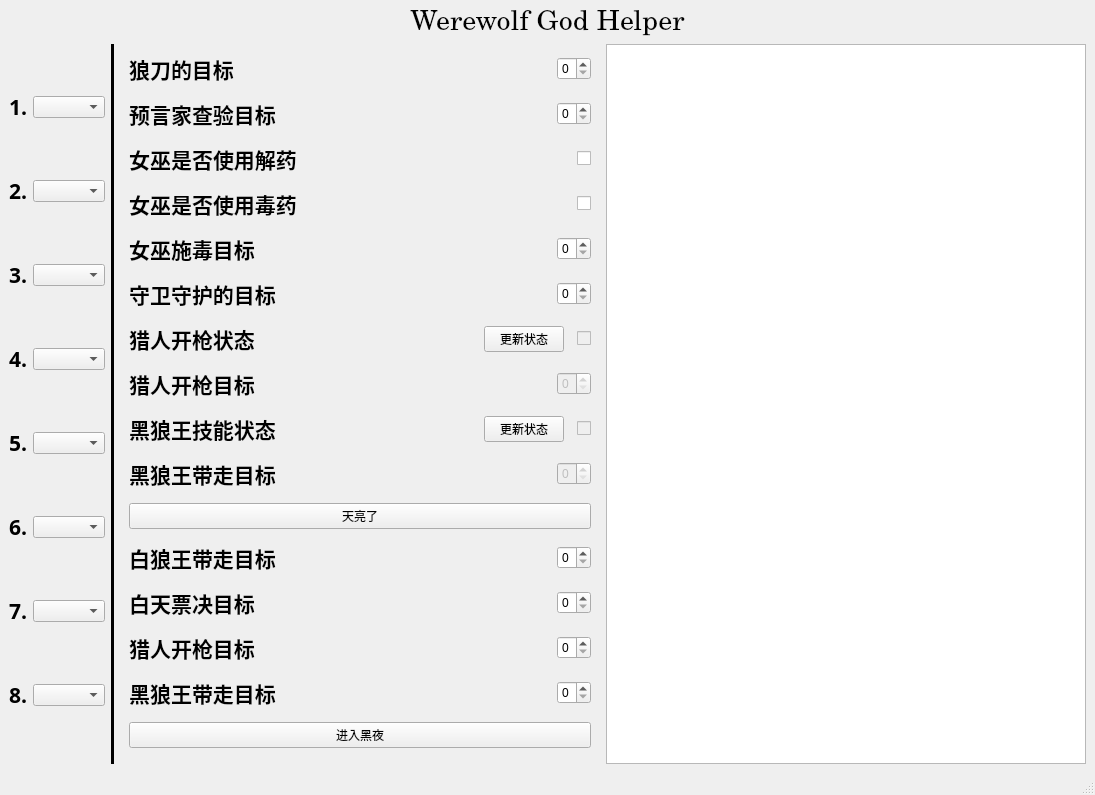
<?xml version="1.0" encoding="UTF-8"?>
<ui version="4.0">
 <class>MainWindow</class>
 <widget class="QMainWindow" name="MainWindow">
  <property name="geometry">
   <rect>
    <x>0</x>
    <y>0</y>
    <width>1095</width>
    <height>795</height>
   </rect>
  </property>
  <property name="windowTitle">
   <string>诸神黄昏</string>
  </property>
  <widget class="QWidget" name="centralwidget">
   <layout class="QGridLayout" name="gridLayout_2">
    <item row="0" column="0">
     <layout class="QGridLayout" name="gridLayout">
      <item row="0" column="0">
       <widget class="QLabel" name="label">
        <property name="font">
         <font>
          <family>Century</family>
          <pointsize>21</pointsize>
         </font>
        </property>
        <property name="text">
         <string>Werewolf God Helper</string>
        </property>
        <property name="alignment">
         <set>Qt::AlignCenter</set>
        </property>
       </widget>
      </item>
      <item row="1" column="0">
       <layout class="QHBoxLayout" name="horizontalLayout_17">
        <item>
         <layout class="QHBoxLayout" name="horizontalLayout_16">
          <item>
           <layout class="QVBoxLayout" name="verticalLayout">
            <item>
             <layout class="QHBoxLayout" name="horizontalLayout_8">
              <item>
               <widget class="QLabel" name="label_9">
                <property name="font">
                 <font>
                  <family>Lucida Sans Typewriter</family>
                  <pointsize>16</pointsize>
                  <weight>75</weight>
                  <bold>true</bold>
                 </font>
                </property>
                <property name="text">
                 <string>1.</string>
                </property>
                <property name="alignment">
                 <set>Qt::AlignCenter</set>
                </property>
               </widget>
              </item>
              <item>
               <widget class="QComboBox" name="comboBox"/>
              </item>
             </layout>
            </item>
            <item>
             <layout class="QHBoxLayout" name="horizontalLayout_9">
              <item>
               <widget class="QLabel" name="label_10">
                <property name="font">
                 <font>
                  <family>Lucida Sans Typewriter</family>
                  <pointsize>16</pointsize>
                  <weight>75</weight>
                  <bold>true</bold>
                 </font>
                </property>
                <property name="text">
                 <string>2.</string>
                </property>
                <property name="alignment">
                 <set>Qt::AlignCenter</set>
                </property>
               </widget>
              </item>
              <item>
               <widget class="QComboBox" name="comboBox_2"/>
              </item>
             </layout>
            </item>
            <item>
             <layout class="QHBoxLayout" name="horizontalLayout_10">
              <item>
               <widget class="QLabel" name="label_11">
                <property name="font">
                 <font>
                  <family>Lucida Sans Typewriter</family>
                  <pointsize>16</pointsize>
                  <weight>75</weight>
                  <bold>true</bold>
                 </font>
                </property>
                <property name="text">
                 <string>3.</string>
                </property>
                <property name="alignment">
                 <set>Qt::AlignCenter</set>
                </property>
               </widget>
              </item>
              <item>
               <widget class="QComboBox" name="comboBox_3"/>
              </item>
             </layout>
            </item>
            <item>
             <layout class="QHBoxLayout" name="horizontalLayout_11">
              <item>
               <widget class="QLabel" name="label_12">
                <property name="font">
                 <font>
                  <family>Lucida Sans Typewriter</family>
                  <pointsize>16</pointsize>
                  <weight>75</weight>
                  <bold>true</bold>
                 </font>
                </property>
                <property name="text">
                 <string>4.</string>
                </property>
                <property name="alignment">
                 <set>Qt::AlignCenter</set>
                </property>
               </widget>
              </item>
              <item>
               <widget class="QComboBox" name="comboBox_4"/>
              </item>
             </layout>
            </item>
            <item>
             <layout class="QHBoxLayout" name="horizontalLayout_12">
              <item>
               <widget class="QLabel" name="label_13">
                <property name="font">
                 <font>
                  <family>Lucida Sans Typewriter</family>
                  <pointsize>16</pointsize>
                  <weight>75</weight>
                  <bold>true</bold>
                 </font>
                </property>
                <property name="text">
                 <string>5.</string>
                </property>
                <property name="alignment">
                 <set>Qt::AlignCenter</set>
                </property>
               </widget>
              </item>
              <item>
               <widget class="QComboBox" name="comboBox_5"/>
              </item>
             </layout>
            </item>
            <item>
             <layout class="QHBoxLayout" name="horizontalLayout_13">
              <item>
               <widget class="QLabel" name="label_14">
                <property name="font">
                 <font>
                  <family>Lucida Sans Typewriter</family>
                  <pointsize>16</pointsize>
                  <weight>75</weight>
                  <bold>true</bold>
                 </font>
                </property>
                <property name="text">
                 <string>6.</string>
                </property>
                <property name="alignment">
                 <set>Qt::AlignCenter</set>
                </property>
               </widget>
              </item>
              <item>
               <widget class="QComboBox" name="comboBox_6"/>
              </item>
             </layout>
            </item>
            <item>
             <layout class="QHBoxLayout" name="horizontalLayout_14">
              <item>
               <widget class="QLabel" name="label_15">
                <property name="font">
                 <font>
                  <family>Lucida Sans Typewriter</family>
                  <pointsize>16</pointsize>
                  <weight>75</weight>
                  <bold>true</bold>
                 </font>
                </property>
                <property name="text">
                 <string>7.</string>
                </property>
                <property name="alignment">
                 <set>Qt::AlignCenter</set>
                </property>
               </widget>
              </item>
              <item>
               <widget class="QComboBox" name="comboBox_7"/>
              </item>
             </layout>
            </item>
            <item>
             <layout class="QHBoxLayout" name="horizontalLayout_15">
              <item>
               <widget class="QLabel" name="label_16">
                <property name="font">
                 <font>
                  <family>Lucida Sans Typewriter</family>
                  <pointsize>16</pointsize>
                  <weight>75</weight>
                  <bold>true</bold>
                 </font>
                </property>
                <property name="text">
                 <string>8.</string>
                </property>
                <property name="alignment">
                 <set>Qt::AlignCenter</set>
                </property>
               </widget>
              </item>
              <item>
               <widget class="QComboBox" name="comboBox_8"/>
              </item>
             </layout>
            </item>
           </layout>
          </item>
          <item>
           <widget class="Line" name="line">
            <property name="frameShadow">
             <enum>QFrame::Plain</enum>
            </property>
            <property name="lineWidth">
             <number>10</number>
            </property>
            <property name="orientation">
             <enum>Qt::Vertical</enum>
            </property>
           </widget>
          </item>
         </layout>
        </item>
        <item>
         <widget class="QWidget" name="widget" native="true">
          <layout class="QVBoxLayout" name="verticalLayout_2">
           <property name="spacing">
            <number>13</number>
           </property>
           <item>
            <layout class="QHBoxLayout" name="horizontalLayout">
             <item>
              <widget class="QLabel" name="label_2">
               <property name="font">
                <font>
                 <family>仿宋</family>
                 <pointsize>16</pointsize>
                 <weight>75</weight>
                 <bold>true</bold>
                </font>
               </property>
               <property name="text">
                <string>狼刀的目标</string>
               </property>
               <property name="alignment">
                <set>Qt::AlignCenter</set>
               </property>
              </widget>
             </item>
             <item>
              <spacer name="horizontalSpacer">
               <property name="orientation">
                <enum>Qt::Horizontal</enum>
               </property>
               <property name="sizeHint" stdset="0">
                <size>
                 <width>40</width>
                 <height>20</height>
                </size>
               </property>
              </spacer>
             </item>
             <item>
              <widget class="QSpinBox" name="spinBox">
               <property name="minimum">
                <number>0</number>
               </property>
               <property name="maximum">
                <number>8</number>
               </property>
               <property name="value">
                <number>0</number>
               </property>
              </widget>
             </item>
            </layout>
           </item>
           <item>
            <layout class="QHBoxLayout" name="horizontalLayout_2">
             <item>
              <widget class="QLabel" name="label_3">
               <property name="font">
                <font>
                 <family>仿宋</family>
                 <pointsize>16</pointsize>
                 <weight>75</weight>
                 <bold>true</bold>
                </font>
               </property>
               <property name="text">
                <string>预言家查验目标</string>
               </property>
               <property name="alignment">
                <set>Qt::AlignCenter</set>
               </property>
              </widget>
             </item>
             <item>
              <spacer name="horizontalSpacer_2">
               <property name="orientation">
                <enum>Qt::Horizontal</enum>
               </property>
               <property name="sizeHint" stdset="0">
                <size>
                 <width>40</width>
                 <height>20</height>
                </size>
               </property>
              </spacer>
             </item>
             <item>
              <widget class="QSpinBox" name="spinBox_2">
               <property name="maximum">
                <number>8</number>
               </property>
              </widget>
             </item>
            </layout>
           </item>
           <item>
            <layout class="QHBoxLayout" name="horizontalLayout_3">
             <item>
              <widget class="QLabel" name="label_4">
               <property name="font">
                <font>
                 <family>仿宋</family>
                 <pointsize>16</pointsize>
                 <weight>75</weight>
                 <bold>true</bold>
                </font>
               </property>
               <property name="text">
                <string>女巫是否使用解药</string>
               </property>
               <property name="alignment">
                <set>Qt::AlignCenter</set>
               </property>
              </widget>
             </item>
             <item>
              <spacer name="horizontalSpacer_3">
               <property name="orientation">
                <enum>Qt::Horizontal</enum>
               </property>
               <property name="sizeHint" stdset="0">
                <size>
                 <width>40</width>
                 <height>20</height>
                </size>
               </property>
              </spacer>
             </item>
             <item>
              <widget class="QCheckBox" name="checkBox">
               <property name="text">
                <string/>
               </property>
               <property name="iconSize">
                <size>
                 <width>20</width>
                 <height>20</height>
                </size>
               </property>
              </widget>
             </item>
            </layout>
           </item>
           <item>
            <layout class="QHBoxLayout" name="horizontalLayout_4">
             <item>
              <widget class="QLabel" name="label_5">
               <property name="font">
                <font>
                 <family>仿宋</family>
                 <pointsize>16</pointsize>
                 <weight>75</weight>
                 <bold>true</bold>
                </font>
               </property>
               <property name="text">
                <string>女巫是否使用毒药</string>
               </property>
               <property name="alignment">
                <set>Qt::AlignCenter</set>
               </property>
              </widget>
             </item>
             <item>
              <spacer name="horizontalSpacer_4">
               <property name="orientation">
                <enum>Qt::Horizontal</enum>
               </property>
               <property name="sizeHint" stdset="0">
                <size>
                 <width>40</width>
                 <height>20</height>
                </size>
               </property>
              </spacer>
             </item>
             <item>
              <widget class="QCheckBox" name="checkBox_2">
               <property name="text">
                <string/>
               </property>
               <property name="iconSize">
                <size>
                 <width>20</width>
                 <height>20</height>
                </size>
               </property>
              </widget>
             </item>
            </layout>
           </item>
           <item>
            <layout class="QHBoxLayout" name="horizontalLayout_7">
             <item>
              <widget class="QLabel" name="label_8">
               <property name="font">
                <font>
                 <family>仿宋</family>
                 <pointsize>16</pointsize>
                 <weight>75</weight>
                 <bold>true</bold>
                </font>
               </property>
               <property name="text">
                <string>女巫施毒目标</string>
               </property>
               <property name="alignment">
                <set>Qt::AlignCenter</set>
               </property>
              </widget>
             </item>
             <item>
              <spacer name="horizontalSpacer_5">
               <property name="orientation">
                <enum>Qt::Horizontal</enum>
               </property>
               <property name="sizeHint" stdset="0">
                <size>
                 <width>40</width>
                 <height>20</height>
                </size>
               </property>
              </spacer>
             </item>
             <item>
              <widget class="QSpinBox" name="spinBox_3">
               <property name="maximum">
                <number>8</number>
               </property>
              </widget>
             </item>
            </layout>
           </item>
           <item>
            <layout class="QHBoxLayout" name="horizontalLayout_6">
             <item>
              <widget class="QLabel" name="label_7">
               <property name="font">
                <font>
                 <family>仿宋</family>
                 <pointsize>16</pointsize>
                 <weight>75</weight>
                 <bold>true</bold>
                </font>
               </property>
               <property name="text">
                <string>守卫守护的目标</string>
               </property>
               <property name="alignment">
                <set>Qt::AlignCenter</set>
               </property>
              </widget>
             </item>
             <item>
              <spacer name="horizontalSpacer_7">
               <property name="orientation">
                <enum>Qt::Horizontal</enum>
               </property>
               <property name="sizeHint" stdset="0">
                <size>
                 <width>40</width>
                 <height>20</height>
                </size>
               </property>
              </spacer>
             </item>
             <item>
              <widget class="QSpinBox" name="spinBox_6">
               <property name="maximum">
                <number>8</number>
               </property>
              </widget>
             </item>
            </layout>
           </item>
           <item>
            <layout class="QHBoxLayout" name="horizontalLayout_5">
             <item>
              <widget class="QLabel" name="label_6">
               <property name="font">
                <font>
                 <family>仿宋</family>
                 <pointsize>16</pointsize>
                 <weight>75</weight>
                 <bold>true</bold>
                </font>
               </property>
               <property name="text">
                <string>猎人开枪状态</string>
               </property>
               <property name="alignment">
                <set>Qt::AlignCenter</set>
               </property>
              </widget>
             </item>
             <item>
              <spacer name="horizontalSpacer_6">
               <property name="orientation">
                <enum>Qt::Horizontal</enum>
               </property>
               <property name="sizeHint" stdset="0">
                <size>
                 <width>40</width>
                 <height>20</height>
                </size>
               </property>
              </spacer>
             </item>
             <item>
              <widget class="QPushButton" name="pushButton_3">
               <property name="text">
                <string>更新状态</string>
               </property>
              </widget>
             </item>
             <item>
              <widget class="QCheckBox" name="checkBox_3">
               <property name="enabled">
                <bool>false</bool>
               </property>
               <property name="text">
                <string/>
               </property>
               <property name="checked">
                <bool>false</bool>
               </property>
              </widget>
             </item>
            </layout>
           </item>
           <item>
            <layout class="QHBoxLayout" name="horizontalLayout_18">
             <item>
              <widget class="QLabel" name="label_17">
               <property name="font">
                <font>
                 <family>仿宋</family>
                 <pointsize>16</pointsize>
                 <weight>75</weight>
                 <bold>true</bold>
                </font>
               </property>
               <property name="text">
                <string>猎人开枪目标</string>
               </property>
               <property name="alignment">
                <set>Qt::AlignCenter</set>
               </property>
              </widget>
             </item>
             <item>
              <spacer name="horizontalSpacer_8">
               <property name="orientation">
                <enum>Qt::Horizontal</enum>
               </property>
               <property name="sizeHint" stdset="0">
                <size>
                 <width>40</width>
                 <height>20</height>
                </size>
               </property>
              </spacer>
             </item>
             <item>
              <widget class="QSpinBox" name="spinBox_7">
               <property name="enabled">
                <bool>false</bool>
               </property>
               <property name="maximum">
                <number>8</number>
               </property>
              </widget>
             </item>
            </layout>
           </item>
           <item>
            <layout class="QHBoxLayout" name="horizontalLayout_23">
             <item>
              <widget class="QLabel" name="label_22">
               <property name="font">
                <font>
                 <family>仿宋</family>
                 <pointsize>16</pointsize>
                 <weight>75</weight>
                 <bold>true</bold>
                </font>
               </property>
               <property name="text">
                <string>黑狼王技能状态</string>
               </property>
               <property name="alignment">
                <set>Qt::AlignCenter</set>
               </property>
              </widget>
             </item>
             <item>
              <spacer name="horizontalSpacer_13">
               <property name="orientation">
                <enum>Qt::Horizontal</enum>
               </property>
               <property name="sizeHint" stdset="0">
                <size>
                 <width>40</width>
                 <height>20</height>
                </size>
               </property>
              </spacer>
             </item>
             <item>
              <widget class="QPushButton" name="pushButton_4">
               <property name="text">
                <string>更新状态</string>
               </property>
              </widget>
             </item>
             <item>
              <widget class="QCheckBox" name="checkBox_4">
               <property name="enabled">
                <bool>false</bool>
               </property>
               <property name="text">
                <string/>
               </property>
               <property name="checked">
                <bool>false</bool>
               </property>
              </widget>
             </item>
            </layout>
           </item>
           <item>
            <layout class="QHBoxLayout" name="horizontalLayout_22">
             <item>
              <widget class="QLabel" name="label_21">
               <property name="font">
                <font>
                 <family>仿宋</family>
                 <pointsize>16</pointsize>
                 <weight>75</weight>
                 <bold>true</bold>
                </font>
               </property>
               <property name="text">
                <string>黑狼王带走目标</string>
               </property>
               <property name="alignment">
                <set>Qt::AlignCenter</set>
               </property>
              </widget>
             </item>
             <item>
              <spacer name="horizontalSpacer_12">
               <property name="orientation">
                <enum>Qt::Horizontal</enum>
               </property>
               <property name="sizeHint" stdset="0">
                <size>
                 <width>40</width>
                 <height>20</height>
                </size>
               </property>
              </spacer>
             </item>
             <item>
              <widget class="QSpinBox" name="spinBox_11">
               <property name="enabled">
                <bool>false</bool>
               </property>
               <property name="maximum">
                <number>8</number>
               </property>
              </widget>
             </item>
            </layout>
           </item>
           <item>
            <widget class="QPushButton" name="pushButton">
             <property name="text">
              <string>天亮了</string>
             </property>
            </widget>
           </item>
           <item>
            <layout class="QHBoxLayout" name="horizontalLayout_19">
             <item>
              <widget class="QLabel" name="label_18">
               <property name="font">
                <font>
                 <family>仿宋</family>
                 <pointsize>16</pointsize>
                 <weight>75</weight>
                 <bold>true</bold>
                </font>
               </property>
               <property name="text">
                <string>白狼王带走目标</string>
               </property>
               <property name="alignment">
                <set>Qt::AlignCenter</set>
               </property>
              </widget>
             </item>
             <item>
              <spacer name="horizontalSpacer_9">
               <property name="orientation">
                <enum>Qt::Horizontal</enum>
               </property>
               <property name="sizeHint" stdset="0">
                <size>
                 <width>40</width>
                 <height>20</height>
                </size>
               </property>
              </spacer>
             </item>
             <item>
              <widget class="QSpinBox" name="spinBox_8">
               <property name="maximum">
                <number>8</number>
               </property>
              </widget>
             </item>
            </layout>
           </item>
           <item>
            <layout class="QHBoxLayout" name="horizontalLayout_21">
             <item>
              <widget class="QLabel" name="label_20">
               <property name="font">
                <font>
                 <family>仿宋</family>
                 <pointsize>16</pointsize>
                 <weight>75</weight>
                 <bold>true</bold>
                </font>
               </property>
               <property name="text">
                <string>白天票决目标</string>
               </property>
               <property name="alignment">
                <set>Qt::AlignCenter</set>
               </property>
              </widget>
             </item>
             <item>
              <spacer name="horizontalSpacer_11">
               <property name="orientation">
                <enum>Qt::Horizontal</enum>
               </property>
               <property name="sizeHint" stdset="0">
                <size>
                 <width>40</width>
                 <height>20</height>
                </size>
               </property>
              </spacer>
             </item>
             <item>
              <widget class="QSpinBox" name="spinBox_10">
               <property name="maximum">
                <number>8</number>
               </property>
              </widget>
             </item>
            </layout>
           </item>
           <item>
            <layout class="QHBoxLayout" name="horizontalLayout_24">
             <item>
              <widget class="QLabel" name="label_23">
               <property name="font">
                <font>
                 <family>仿宋</family>
                 <pointsize>16</pointsize>
                 <weight>75</weight>
                 <bold>true</bold>
                </font>
               </property>
               <property name="text">
                <string>猎人开枪目标</string>
               </property>
               <property name="alignment">
                <set>Qt::AlignCenter</set>
               </property>
              </widget>
             </item>
             <item>
              <spacer name="horizontalSpacer_14">
               <property name="orientation">
                <enum>Qt::Horizontal</enum>
               </property>
               <property name="sizeHint" stdset="0">
                <size>
                 <width>40</width>
                 <height>20</height>
                </size>
               </property>
              </spacer>
             </item>
             <item>
              <widget class="QSpinBox" name="spinBox_12">
               <property name="enabled">
                <bool>true</bool>
               </property>
               <property name="maximum">
                <number>8</number>
               </property>
              </widget>
             </item>
            </layout>
           </item>
           <item>
            <layout class="QHBoxLayout" name="horizontalLayout_20">
             <item>
              <widget class="QLabel" name="label_19">
               <property name="font">
                <font>
                 <family>仿宋</family>
                 <pointsize>16</pointsize>
                 <weight>75</weight>
                 <bold>true</bold>
                </font>
               </property>
               <property name="text">
                <string>黑狼王带走目标</string>
               </property>
               <property name="alignment">
                <set>Qt::AlignCenter</set>
               </property>
              </widget>
             </item>
             <item>
              <spacer name="horizontalSpacer_10">
               <property name="orientation">
                <enum>Qt::Horizontal</enum>
               </property>
               <property name="sizeHint" stdset="0">
                <size>
                 <width>40</width>
                 <height>20</height>
                </size>
               </property>
              </spacer>
             </item>
             <item>
              <widget class="QSpinBox" name="spinBox_9">
               <property name="maximum">
                <number>8</number>
               </property>
              </widget>
             </item>
            </layout>
           </item>
           <item>
            <widget class="QPushButton" name="pushButton_2">
             <property name="text">
              <string>进入黑夜</string>
             </property>
            </widget>
           </item>
          </layout>
         </widget>
        </item>
        <item>
         <widget class="QTextBrowser" name="textBrowser"/>
        </item>
       </layout>
      </item>
     </layout>
    </item>
   </layout>
  </widget>
  <widget class="QStatusBar" name="statusbar"/>
 </widget>
 <resources/>
 <connections/>
</ui>
